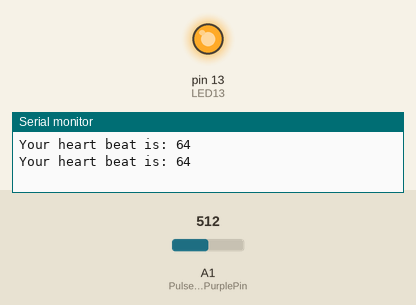
Recording of a sketch running on a simulated Arduino Uno, built with avr-gcc and run on an emulated ATmega328P. Shown: output pins drawn as LEDs (lit = HIGH), the last lines printed to the serial monitor. Inputs (shaded band) come from the test bench; at power-on: A1 (PulseSensorPurplePin) = 512.

Above: at 1.8 s.
1.9 s: A1 (PulseSensorPurplePin) set to 33
3.4 s: A1 (PulseSensorPurplePin) set to 27
At 5.2 s:
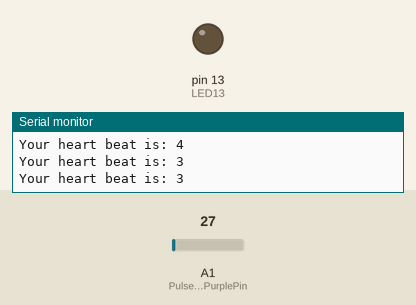
5.5 s: A1 (PulseSensorPurplePin) set to 122
At 7.0 s:
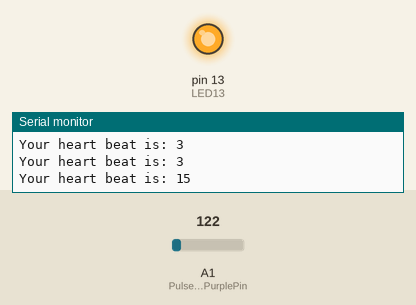
7.5 s: A1 (PulseSensorPurplePin) set to 20
At 8.8 s:
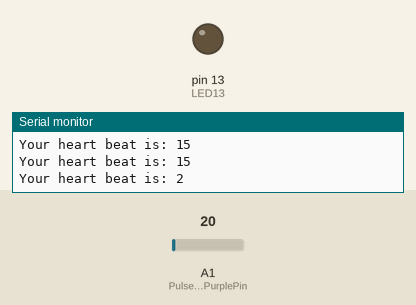
Timing chart, 0 to 10.5 s (numbered marks = the images above; inputs shaded):
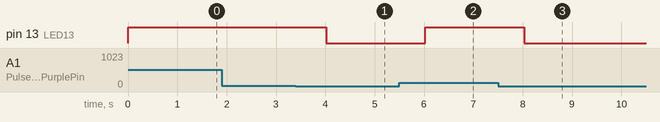

The sketch:

Bluetooth_bpm_code.ino
```cpp
#include <SoftwareSerial.h>

int PulseSensorPurplePin =A1;
int LED13=13;
int Signal;
int Threshold =30;
int S;

SoftwareSerial mySerial(10, 11);

void setup()
{
  pinMode(LED13,OUTPUT);
  Serial.begin(9600);
  mySerial.begin(9600);
}

void loop ()
{
  Signal = analogRead(PulseSensorPurplePin);
  S=(Signal/8);
  Serial.print("Your heart beat is: ");
  Serial.println(S);
  mySerial.println(S);
  if(Signal > Threshold)
  {
    digitalWrite(LED13, HIGH);
  }
  else
  {
    digitalWrite(LED13, LOW);
  }
  delay(1000);
}
```

Measured:
- the behaviour switches between 31 and 30 on A1 (PulseSensorPurplePin) (found by bisection; images 0 and 1)
- after the input at 3.4 s, pin 13 (LED13): HIGH → LOW after 0.62 s
- after the input at 5.5 s, pin 13 (LED13): LOW → HIGH after 0.53 s
- after the input at 7.5 s, pin 13 (LED13): HIGH → LOW after 0.54 s
